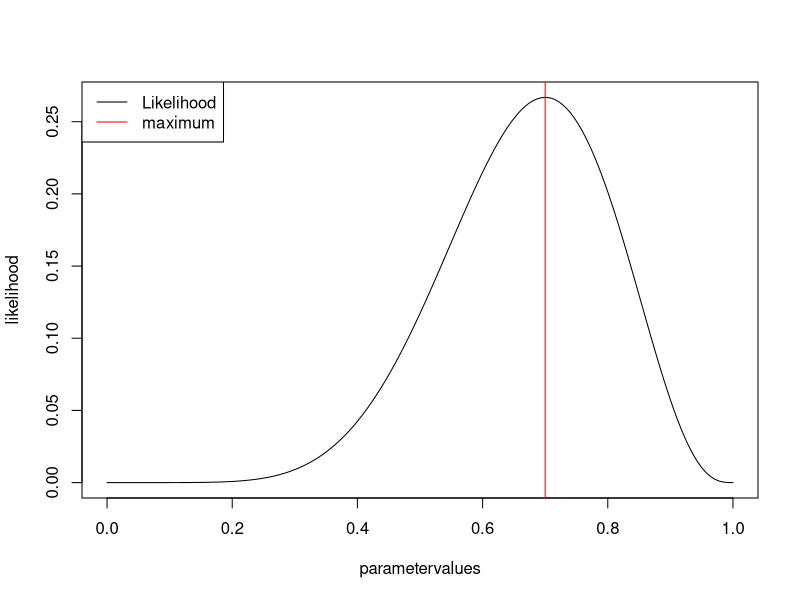
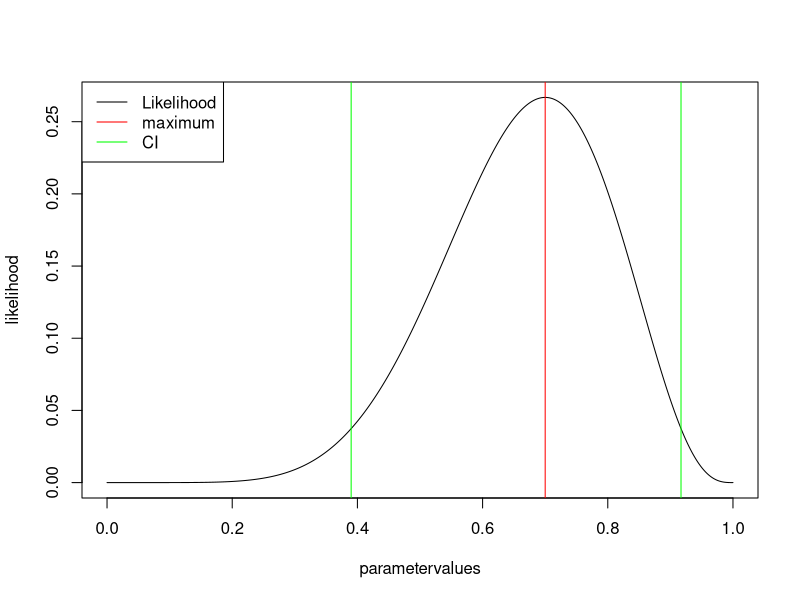
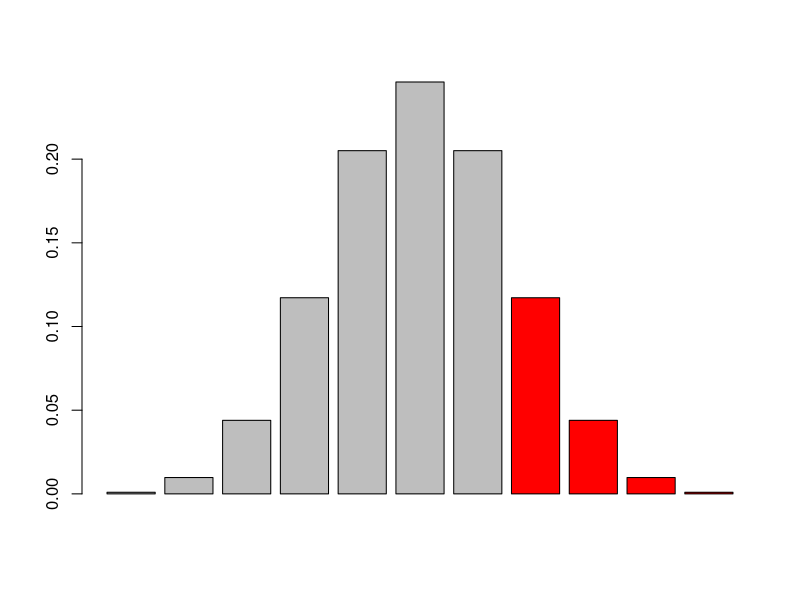
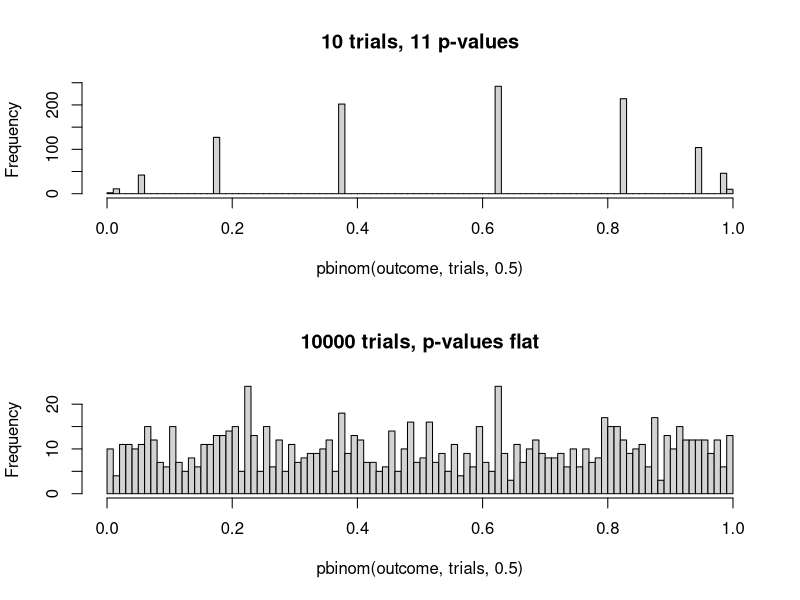
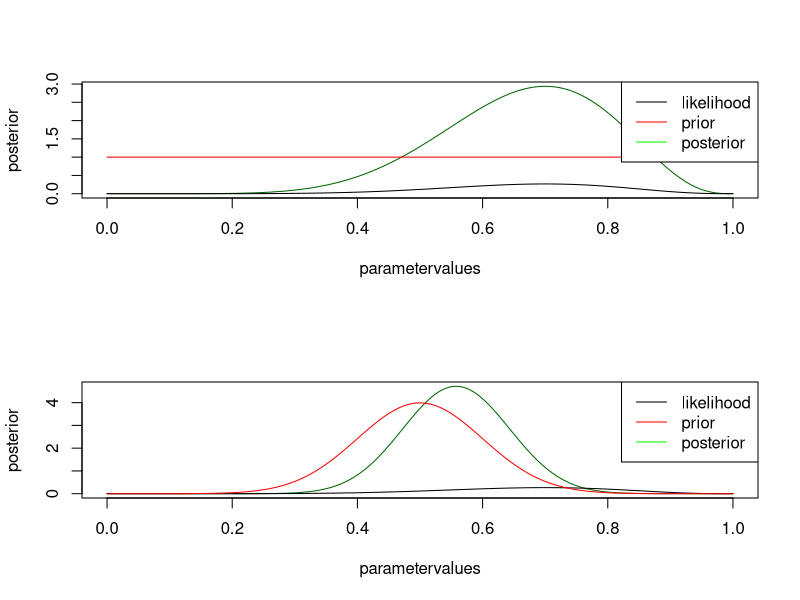
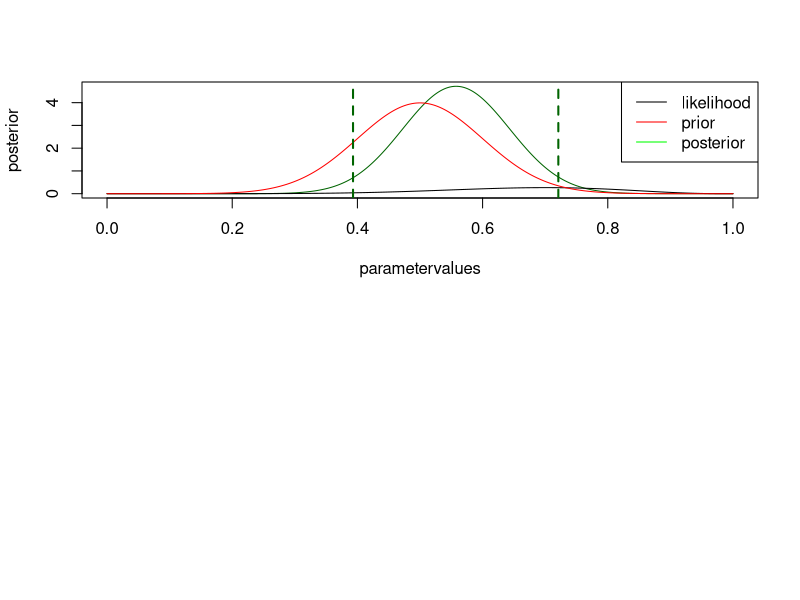

Reproduce these figures in R, in order.
## ---- chunk 1
rm(list=ls(all=TRUE))
set.seed(123)
trials = 10
success = 7
## ---- chunk 2
# parameters to check
parametervalues <- seq(0,1,0.001)
# get the probability for all parametervalues
likelihood <- dbinom(success,trials,parametervalues)

# plot results
plot(parametervalues, likelihood, type = "l")
legend("topleft", legend = c("Likelihood", "maximum"), col = c("black", "red"), lwd = 1)
MLEEstimate <- parametervalues[which.max(likelihood)]
abline(v=MLEEstimate, col = "red")
## ---- chunk 3
plot(parametervalues, likelihood, type = "l")
legend("topleft", legend = c("Likelihood", "maximum", "CI"), col = c("black", "red", "green"), lwd = 1)
MLEEstimate <- parametervalues[which.max(likelihood)]
abline(v=MLEEstimate, col = "red")

confidence.level <- log(max(likelihood)) -1.96
leftCI <- parametervalues[which.min(abs(log(likelihood[1:which.max(likelihood)]) - confidence.level))]
abline(v=leftCI, col = "green")
rightCI <- parametervalues[which.min(abs(log(likelihood[which.max(likelihood):length(likelihood)]) - confidence.level)) + which.max(likelihood) -1]
abline(v=rightCI, col = "green")


## ---- chunk 4
barplot(dbinom(0:10, 10, 0.5), col = c(rep("grey", success ), rep("red", 11-success)))
line(pbinom(0:10,trials,prob = 0.5, lower.tail = F))
## ---- chunk 5
pValue <- pbinom(success-1,trials,prob = 0.5, lower.tail = F)
pValue
pValue < 0.05
## ---- chunk 6
binom.test(7,trials,0.5) # two sided 
binom.test(7,trials,0.5, alternative="greater") # testing for greater
binom.test(7,trials,0.5, alternative="less") # testing for less
## ---- chunk 7
data= rbinom(20,10,0.5)
pValue <- pbinom(data,trials,prob = 0.5, lower.tail = F)
pValue
max(pValue < 0.05) == 1

pValueAdjusted <- p.adjust(pValue, method = "hochberg")
pValueAdjusted
max(pValueAdjusted < 0.05) == 1
## ---- chunk 8
par(mfrow=c(2,1))
trials = 10
outcome <- rbinom(1000, trials, 0.5)
hist(pbinom(outcome,trials,0.5), breaks = 100, main = "10 trials, 11 p-values" )
sum(pbinom(outcome,trials,0.5) < 0.05)


trials = 10000
outcome <- rbinom(1000, trials, 0.5)
hist(pbinom(outcome,trials,0.5), breaks = 100, main = "10000 trials, p-values flat"  )
sum(pbinom(outcome,trials,0.5) < 0.05)
## ---- chunk 9
prior <- rep(1,1001)
posterior <- likelihood * prior / sum(likelihood * prior) * length(parametervalues)

plot(parametervalues, posterior, col = "darkgreen", type = "l")
lines(parametervalues, likelihood)
lines(parametervalues, prior, col = "red" )
legend("topright", c("likelihood", "prior", "posterior"), col = c("black", "red", "green"), lwd = 1 )
## ---- chunk 10
prior <- dnorm(parametervalues, mean = 0.5, sd = 0.1)
posterior <- likelihood * prior / sum(likelihood * prior) * length(parametervalues)

plot(parametervalues, posterior, col = "darkgreen", type = "l")
lines(parametervalues, likelihood)
lines(parametervalues, prior, col = "red" )
legend("topright", c("likelihood", "prior", "posterior"), col = c("black", "red", "green"), lwd = 1 )
## ---- chunk 11
plot(parametervalues, posterior, col = "darkgreen", type = "l")
lines(parametervalues, likelihood)
lines(parametervalues, prior, col = "red" )
legend("topright", c("likelihood", "prior", "posterior"), col = c("black", "red", "green"), lwd = 1 )

cumPost <- cumsum(posterior) / (length(posterior) -1)

leftCI <- parametervalues[which.min(abs(cumPost - 0.025))]
abline(v=leftCI, col = "darkgreen", lty = 2, lwd = 2)
leftCI <- parametervalues[which.min(abs(cumPost - 0.975))]
abline(v=leftCI, col = "darkgreen", lty = 2, lwd = 2)
